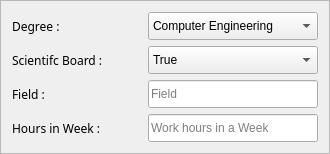
         <widget class="QFrame" name="frame_TeacherInfo">
          <property name="maximumSize">
           <size>
            <width>16777215</width>
            <height>1666666</height>
           </size>
          </property>
          <property name="frameShape">
           <enum>QFrame::StyledPanel</enum>
          </property>
          <property name="frameShadow">
           <enum>QFrame::Raised</enum>
          </property>
          <layout class="QHBoxLayout" name="horizontalLayout_4">
           <item>
            <layout class="QVBoxLayout" name="verticalLayout_5">
             <item>
              <widget class="QLabel" name="label_23">
               <property name="minimumSize">
                <size>
                 <width>130</width>
                 <height>28</height>
                </size>
               </property>
               <property name="maximumSize">
                <size>
                 <width>130</width>
                 <height>16777215</height>
                </size>
               </property>
               <property name="font">
                <font>
                 <family>Helvetica CE 35 Thin</family>
                </font>
               </property>
               <property name="styleSheet">
                <string notr="true"/>
               </property>
               <property name="text">
                <string>Degree :</string>
               </property>
              </widget>
             </item>
             <item>
              <widget class="QLabel" name="label_24">
               <property name="minimumSize">
                <size>
                 <width>130</width>
                 <height>28</height>
                </size>
               </property>
               <property name="maximumSize">
                <size>
                 <width>130</width>
                 <height>16777215</height>
                </size>
               </property>
               <property name="font">
                <font>
                 <family>Helvetica CE 35 Thin</family>
                </font>
               </property>
               <property name="styleSheet">
                <string notr="true"/>
               </property>
               <property name="text">
                <string>Scientifc Board :</string>
               </property>
              </widget>
             </item>
             <item>
              <widget class="QLabel" name="label_26">
               <property name="minimumSize">
                <size>
                 <width>130</width>
                 <height>28</height>
                </size>
               </property>
               <property name="maximumSize">
                <size>
                 <width>130</width>
                 <height>16777215</height>
                </size>
               </property>
               <property name="font">
                <font>
                 <family>Helvetica CE 35 Thin</family>
                </font>
               </property>
               <property name="styleSheet">
                <string notr="true"/>
               </property>
               <property name="text">
                <string>Field :</string>
               </property>
              </widget>
             </item>
             <item>
              <widget class="QLabel" name="label_25">
               <property name="minimumSize">
                <size>
                 <width>130</width>
                 <height>28</height>
                </size>
               </property>
               <property name="maximumSize">
                <size>
                 <width>130</width>
                 <height>16777215</height>
                </size>
               </property>
               <property name="font">
                <font>
                 <family>Helvetica CE 35 Thin</family>
                </font>
               </property>
               <property name="styleSheet">
                <string notr="true"/>
               </property>
               <property name="text">
                <string>Hours in Week :</string>
               </property>
              </widget>
             </item>
            </layout>
           </item>
           <item>
            <layout class="QVBoxLayout" name="verticalLayout_6">
             <item>
              <widget class="QComboBox" name="comboBox_Teacher_Degree">
               <property name="minimumSize">
                <size>
                 <width>170</width>
                 <height>28</height>
                </size>
               </property>
               <property name="maximumSize">
                <size>
                 <width>190</width>
                 <height>28</height>
                </size>
               </property>
               <item>
                <property name="text">
                 <string>Computer Engineering</string>
                </property>
               </item>
               <item>
                <property name="text">
                 <string>Chemistry Engineering</string>
                </property>
               </item>
               <item>
                <property name="text">
                 <string>Industrial Engineering</string>
                </property>
               </item>
               <item>
                <property name="text">
                 <string>Petroleum Engineering</string>
                </property>
               </item>
              </widget>
             </item>
             <item>
              <widget class="QComboBox" name="comboBox_Techer_SB">
               <property name="minimumSize">
                <size>
                 <width>170</width>
                 <height>28</height>
                </size>
               </property>
               <property name="maximumSize">
                <size>
                 <width>190</width>
                 <height>28</height>
                </size>
               </property>
               <item>
                <property name="text">
                 <string>True</string>
                </property>
               </item>
               <item>
                <property name="text">
                 <string>False</string>
                </property>
               </item>
              </widget>
             </item>
             <item>
              <widget class="QLineEdit" name="lineEdit_Teacher_field">
               <property name="minimumSize">
                <size>
                 <width>170</width>
                 <height>28</height>
                </size>
               </property>
               <property name="maximumSize">
                <size>
                 <width>220</width>
                 <height>28</height>
                </size>
               </property>
               <property name="placeholderText">
                <string>Field </string>
               </property>
              </widget>
             </item>
             <item>
              <widget class="QLineEdit" name="lineEdit_Teacher_hours">
               <property name="minimumSize">
                <size>
                 <width>170</width>
                 <height>28</height>
                </size>
               </property>
               <property name="maximumSize">
                <size>
                 <width>220</width>
                 <height>28</height>
                </size>
               </property>
               <property name="placeholderText">
                <string>Work hours in a Week</string>
               </property>
              </widget>
             </item>
            </layout>
           </item>
          </layout>
         </widget>
